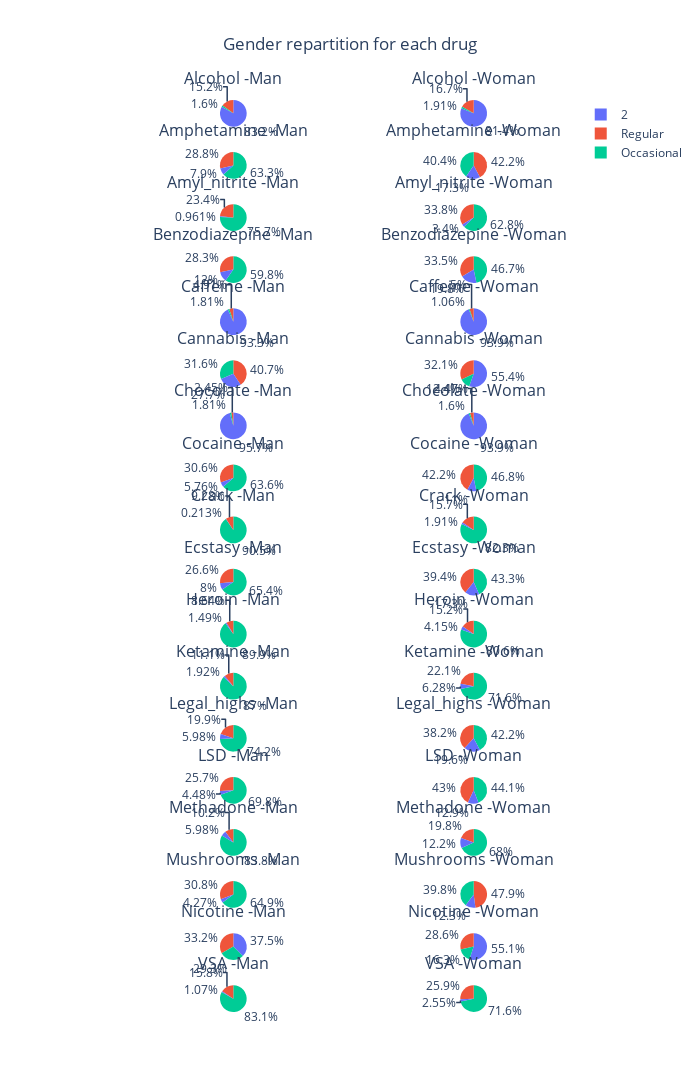

Source (notebook cell):
### Code cell
fig = make_subplots(rows=len(drugs), cols=2, 
                    specs=[[{'type': 'pie'}, {'type': 'pie'}]]*len(drugs), #specify the type of each subplot
                    subplot_titles=[f'{drug} -{a}' for drug in drugs for a in ['Man', 'Woman']] #add a title to each subplot
                   )

for i, drug in enumerate(drugs):

    data1=df2[df2['Gender']==0.48246].replace(traduction)[drug].value_counts().rename(index={0:'Occasional', 1:'Regular'})
    #count each value (0/1) for each drug, filtered by gender
    fig.append_trace(
        go.Pie(values=data1.values, labels=data1.index, name=""), #name="" : prevent from trace X to appear in the hover
        row=i+1, col=1
    )
    
    data2=df2[df2['Gender']==-0.48246].replace(traduction)[drug].value_counts().rename(index={0:'Occasional', 1:'Regular'})
    fig.append_trace(
        go.Pie(values=data2.values, labels=data2.index, name=""),
        row=i+1, col=2
    )

fig.update_layout(height=300*len(drugs), width=700, title_text='Gender repartition for each drug', title_x=0.5) #title_x : center the title
for annotation in fig['layout']['annotations']: 
    annotation['borderpad']=10 #put every subplot title higher to prevent overlapping with percentages
fig.show()

### Figure 1 — Plotly figure (JSON) as saved in the notebook; plotly's stock layout.template omitted (floating-point values rounded to 4 significant figures)
{"data": [{"domain": {"x": [0, 0.45], "y": [0.9707, 1]}, "labels": [2, "Regular", "Occasional"], "name": "", "type": "pie", "values": [780, 142, 15]}, {"domain": {"x": [0.55, 1], "y": [0.9707, 1]}, "labels": [2, "Regular", "Occasional"], "name": "", "type": "pie", "values": [765, 157, 18]}, {"domain": {"x": [0, 0.45], "y": [0.9136, 0.9429]}, "labels": ["Occasional", "Regular", 2], "name": "", "type": "pie", "values": [593, 270, 74]}, {"domain": {"x": [0.55, 1], "y": [0.9136, 0.9429]}, "labels": ["Regular", "Occasional", 2], "name": "", "type": "pie", "values": [397, 380, 163]}, {"domain": {"x": [0, 0.45], "y": [0.8565, 0.8858]}, "labels": ["Occasional", "Regular", 2], "name": "", "type": "pie", "values": [709, 219, 9]}, {"domain": {"x": [0.55, 1], "y": [0.8565, 0.8858]}, "labels": ["Occasional", "Regular", 2], "name": "", "type": "pie", "values": [590, 318, 32]}, {"domain": {"x": [0, 0.45], "y": [0.7994, 0.8287]}, "labels": ["Occasional", "Regular", 2], "name": "", "type": "pie", "values": [560, 265, 112]}, {"domain": {"x": [0.55, 1], "y": [0.7994, 0.8287]}, "labels": ["Occasional", "Regular", 2], "name": "", "type": "pie", "values": [439, 315, 186]}, {"domain": {"x": [0, 0.45], "y": [0.7423, 0.7716]}, "labels": [2, "Regular", "Occasional"], "name": "", "type": "pie", "values": [874, 46, 17]}, {"domain": {"x": [0.55, 1], "y": [0.7423, 0.7716]}, "labels": [2, "Regular", "Occasional"], "name": "", "type": "pie", "values": [883, 47, 10]}, {"domain": {"x": [0, 0.45], "y": [0.6852, 0.7145]}, "labels": ["Regular", "Occasional", 2], "name": "", "type": "pie", "values": [381, 296, 260]}, {"domain": {"x": [0.55, 1], "y": [0.6852, 0.7145]}, "labels": [2, "Regular", "Occasional"], "name": "", "type": "pie", "values": [521, 302, 117]}, {"domain": {"x": [0, 0.45], "y": [0.6281, 0.6574]}, "labels": [2, "Regular", "Occasional"], "name": "", "type": "pie", "values": [897, 23, 17]}, {"domain": {"x": [0.55, 1], "y": [0.6281, 0.6574]}, "labels": [2, "Regular", "Occasional"], "name": "", "type": "pie", "values": [883, 42, 15]}, {"domain": {"x": [0, 0.45], "y": [0.571, 0.6003]}, "labels": ["Occasional", "Regular", 2], "name": "", "type": "pie", "values": [596, 287, 54]}, {"domain": {"x": [0.55, 1], "y": [0.571, 0.6003]}, "labels": ["Occasional", "Regular", 2], "name": "", "type": "pie", "values": [440, 397, 103]}, {"domain": {"x": [0, 0.45], "y": [0.5139, 0.5432]}, "labels": ["Occasional", "Regular", 2], "name": "", "type": "pie", "values": [848, 87, 2]}, {"domain": {"x": [0.55, 1], "y": [0.5139, 0.5432]}, "labels": ["Occasional", "Regular", 2], "name": "", "type": "pie", "values": [774, 148, 18]}, {"domain": {"x": [0, 0.45], "y": [0.4568, 0.4861]}, "labels": ["Occasional", "Regular", 2], "name": "", "type": "pie", "values": [613, 249, 75]}, {"domain": {"x": [0.55, 1], "y": [0.4568, 0.4861]}, "labels": ["Occasional", "Regular", 2], "name": "", "type": "pie", "values": [407, 370, 163]}, {"domain": {"x": [0, 0.45], "y": [0.3997, 0.429]}, "labels": ["Occasional", "Regular", 2], "name": "", "type": "pie", "values": [842, 81, 14]}, {"domain": {"x": [0.55, 1], "y": [0.3997, 0.429]}, "labels": ["Occasional", "Regular", 2], "name": "", "type": "pie", "values": [758, 143, 39]}, {"domain": {"x": [0, 0.45], "y": [0.3426, 0.3719]}, "labels": ["Occasional", "Regular", 2], "name": "", "type": "pie", "values": [815, 104, 18]}, {"domain": {"x": [0.55, 1], "y": [0.3426, 0.3719]}, "labels": ["Occasional", "Regular", 2], "name": "", "type": "pie", "values": [673, 208, 59]}, {"domain": {"x": [0, 0.45], "y": [0.2855, 0.3148]}, "labels": ["Occasional", "Regular", 2], "name": "", "type": "pie", "values": [695, 186, 56]}, {"domain": {"x": [0.55, 1], "y": [0.2855, 0.3148]}, "labels": ["Occasional", "Regular", 2], "name": "", "type": "pie", "values": [397, 359, 184]}, {"domain": {"x": [0, 0.45], "y": [0.2284, 0.2577]}, "labels": ["Occasional", "Regular", 2], "name": "", "type": "pie", "values": [654, 241, 42]}, {"domain": {"x": [0.55, 1], "y": [0.2284, 0.2577]}, "labels": ["Occasional", "Regular", 2], "name": "", "type": "pie", "values": [415, 404, 121]}, {"domain": {"x": [0, 0.45], "y": [0.1713, 0.2006]}, "labels": ["Occasional", "Regular", 2], "name": "", "type": "pie", "values": [785, 96, 56]}, {"domain": {"x": [0.55, 1], "y": [0.1713, 0.2006]}, "labels": ["Occasional", "Regular", 2], "name": "", "type": "pie", "values": [639, 186, 115]}, {"domain": {"x": [0, 0.45], "y": [0.1142, 0.1435]}, "labels": ["Occasional", "Regular", 2], "name": "", "type": "pie", "values": [608, 289, 40]}, {"domain": {"x": [0.55, 1], "y": [0.1142, 0.1435]}, "labels": ["Regular", "Occasional", 2], "name": "", "type": "pie", "values": [450, 374, 116]}, {"domain": {"x": [0, 0.45], "y": [0.0571, 0.08642]}, "labels": [2, "Regular", "Occasional"], "name": "", "type": "pie", "values": [351, 311, 275]}, {"domain": {"x": [0.55, 1], "y": [0.0571, 0.08642]}, "labels": [2, "Regular", "Occasional"], "name": "", "type": "pie", "values": [518, 269, 153]}, {"domain": {"x": [0, 0.45], "y": [0, 0.02932]}, "labels": ["Occasional", "Regular", 2], "name": "", "type": "pie", "values": [779, 148, 10]}, {"domain": {"x": [0.55, 1], "y": [0, 0.02932]}, "labels": ["Occasional", "Regular", 2], "name": "", "type": "pie", "values": [673, 243, 24]}], "layout": {"annotations": [{"borderpad": 10, "font": {"size": 16}, "showarrow": false, "text": "Alcohol -Man", "x": 0.225, "xanchor": "center", "xref": "paper", "y": 1.0, "yanchor": "bottom", "yref": "paper"}, {"borderpad": 10, "font": {"size": 16}, "showarrow": false, "text": "Alcohol -Woman", "x": 0.775, "xanchor": "center", "xref": "paper", "y": 1.0, "yanchor": "bottom", "yref": "paper"}, {"borderpad": 10, "font": {"size": 16}, "showarrow": false, "text": "Amphetamine -Man", "x": 0.225, "xanchor": "center", "xref": "paper", "y": 0.9429, "yanchor": "bottom", "yref": "paper"}, {"borderpad": 10, "font": {"size": 16}, "showarrow": false, "text": "Amphetamine -Woman", "x": 0.775, "xanchor": "center", "xref": "paper", "y": 0.9429, "yanchor": "bottom", "yref": "paper"}, {"borderpad": 10, "font": {"size": 16}, "showarrow": false, "text": "Amyl_nitrite -Man", "x": 0.225, "xanchor": "center", "xref": "paper", "y": 0.8858, "yanchor": "bottom", "yref": "paper"}, {"borderpad": 10, "font": {"size": 16}, "showarrow": false, "text": "Amyl_nitrite -Woman", "x": 0.775, "xanchor": "center", "xref": "paper", "y": 0.8858, "yanchor": "bottom", "yref": "paper"}, {"borderpad": 10, "font": {"size": 16}, "showarrow": false, "text": "Benzodiazepine -Man", "x": 0.225, "xanchor": "center", "xref": "paper", "y": 0.8287, "yanchor": "bottom", "yref": "paper"}, {"borderpad": 10, "font": {"size": 16}, "showarrow": false, "text": "Benzodiazepine -Woman", "x": 0.775, "xanchor": "center", "xref": "paper", "y": 0.8287, "yanchor": "bottom", "yref": "paper"}, {"borderpad": 10, "font": {"size": 16}, "showarrow": false, "text": "Caffeine -Man", "x": 0.225, "xanchor": "center", "xref": "paper", "y": 0.7716, "yanchor": "bottom", "yref": "paper"}, {"borderpad": 10, "font": {"size": 16}, "showarrow": false, "text": "Caffeine -Woman", "x": 0.775, "xanchor": "center", "xref": "paper", "y": 0.7716, "yanchor": "bottom", "yref": "paper"}, {"borderpad": 10, "font": {"size": 16}, "showarrow": false, "text": "Cannabis -Man", "x": 0.225, "xanchor": "center", "xref": "paper", "y": 0.7145, "yanchor": "bottom", "yref": "paper"}, {"borderpad": 10, "font": {"size": 16}, "showarrow": false, "text": "Cannabis -Woman", "x": 0.775, "xanchor": "center", "xref": "paper", "y": 0.7145, "yanchor": "bottom", "yref": "paper"}, {"borderpad": 10, "font": {"size": 16}, "showarrow": false, "text": "Chocolate -Man", "x": 0.225, "xanchor": "center", "xref": "paper", "y": 0.6574, "yanchor": "bottom", "yref": "paper"}, {"borderpad": 10, "font": {"size": 16}, "showarrow": false, "text": "Chocolate -Woman", "x": 0.775, "xanchor": "center", "xref": "paper", "y": 0.6574, "yanchor": "bottom", "yref": "paper"}, {"borderpad": 10, "font": {"size": 16}, "showarrow": false, "text": "Cocaine -Man", "x": 0.225, "xanchor": "center", "xref": "paper", "y": 0.6003, "yanchor": "bottom", "yref": "paper"}, {"borderpad": 10, "font": {"size": 16}, "showarrow": false, "text": "Cocaine -Woman", "x": 0.775, "xanchor": "center", "xref": "paper", "y": 0.6003, "yanchor": "bottom", "yref": "paper"}, {"borderpad": 10, "font": {"size": 16}, "showarrow": false, "text": "Crack -Man", "x": 0.225, "xanchor": "center", "xref": "paper", "y": 0.5432, "yanchor": "bottom", "yref": "paper"}, {"borderpad": 10, "font": {"size": 16}, "showarrow": false, "text": "Crack -Woman", "x": 0.775, "xanchor": "center", "xref": "paper", "y": 0.5432, "yanchor": "bottom", "yref": "paper"}, {"borderpad": 10, "font": {"size": 16}, "showarrow": false, "text": "Ecstasy -Man", "x": 0.225, "xanchor": "center", "xref": "paper", "y": 0.4861, "yanchor": "bottom", "yref": "paper"}, {"borderpad": 10, "font": {"size": 16}, "showarrow": false, "text": "Ecstasy -Woman", "x": 0.775, "xanchor": "center", "xref": "paper", "y": 0.4861, "yanchor": "bottom", "yref": "paper"}, {"borderpad": 10, "font": {"size": 16}, "showarrow": false, "text": "Heroin -Man", "x": 0.225, "xanchor": "center", "xref": "paper", "y": 0.429, "yanchor": "bottom", "yref": "paper"}, {"borderpad": 10, "font": {"size": 16}, "showarrow": false, "text": "Heroin -Woman", "x": 0.775, "xanchor": "center", "xref": "paper", "y": 0.429, "yanchor": "bottom", "yref": "paper"}, {"borderpad": 10, "font": {"size": 16}, "showarrow": false, "text": "Ketamine -Man", "x": 0.225, "xanchor": "center", "xref": "paper", "y": 0.3719, "yanchor": "bottom", "yref": "paper"}, {"borderpad": 10, "font": {"size": 16}, "showarrow": false, "text": "Ketamine -Woman", "x": 0.775, "xanchor": "center", "xref": "paper", "y": 0.3719, "yanchor": "bottom", "yref": "paper"}, {"borderpad": 10, "font": {"size": 16}, "showarrow": false, "text": "Legal_highs -Man", "x": 0.225, "xanchor": "center", "xref": "paper", "y": 0.3148, "yanchor": "bottom", "yref": "paper"}, {"borderpad": 10, "font": {"size": 16}, "showarrow": false, "text": "Legal_highs -Woman", "x": 0.775, "xanchor": "center", "xref": "paper", "y": 0.3148, "yanchor": "bottom", "yref": "paper"}, {"borderpad": 10, "font": {"size": 16}, "showarrow": false, "text": "LSD -Man", "x": 0.225, "xanchor": "center", "xref": "paper", "y": 0.2577, "yanchor": "bottom", "yref": "paper"}, {"borderpad": 10, "font": {"size": 16}, "showarrow": false, "text": "LSD -Woman", "x": 0.775, "xanchor": "center", "xref": "paper", "y": 0.2577, "yanchor": "bottom", "yref": "paper"}, {"borderpad": 10, "font": {"size": 16}, "showarrow": false, "text": "Methadone -Man", "x": 0.225, "xanchor": "center", "xref": "paper", "y": 0.2006, "yanchor": "bottom", "yref": "paper"}, {"borderpad": 10, "font": {"size": 16}, "showarrow": false, "text": "Methadone -Woman", "x": 0.775, "xanchor": "center", "xref": "paper", "y": 0.2006, "yanchor": "bottom", "yref": "paper"}, {"borderpad": 10, "font": {"size": 16}, "showarrow": false, "text": "Mushrooms -Man", "x": 0.225, "xanchor": "center", "xref": "paper", "y": 0.1435, "yanchor": "bottom", "yref": "paper"}, {"borderpad": 10, "font": {"size": 16}, "showarrow": false, "text": "Mushrooms -Woman", "x": 0.775, "xanchor": "center", "xref": "paper", "y": 0.1435, "yanchor": "bottom", "yref": "paper"}, {"borderpad": 10, "font": {"size": 16}, "showarrow": false, "text": "Nicotine -Man", "x": 0.225, "xanchor": "center", "xref": "paper", "y": 0.08642, "yanchor": "bottom", "yref": "paper"}, {"borderpad": 10, "font": {"size": 16}, "showarrow": false, "text": "Nicotine -Woman", "x": 0.775, "xanchor": "center", "xref": "paper", "y": 0.08642, "yanchor": "bottom", "yref": "paper"}, {"borderpad": 10, "font": {"size": 16}, "showarrow": false, "text": "VSA -Man", "x": 0.225, "xanchor": "center", "xref": "paper", "y": 0.02932, "yanchor": "bottom", "yref": "paper"}, {"borderpad": 10, "font": {"size": 16}, "showarrow": false, "text": "VSA -Woman", "x": 0.775, "xanchor": "center", "xref": "paper", "y": 0.02932, "yanchor": "bottom", "yref": "paper"}], "height": 5400, "title": {"text": "Gender repartition for each drug", "x": 0.5}, "width": 700}}
